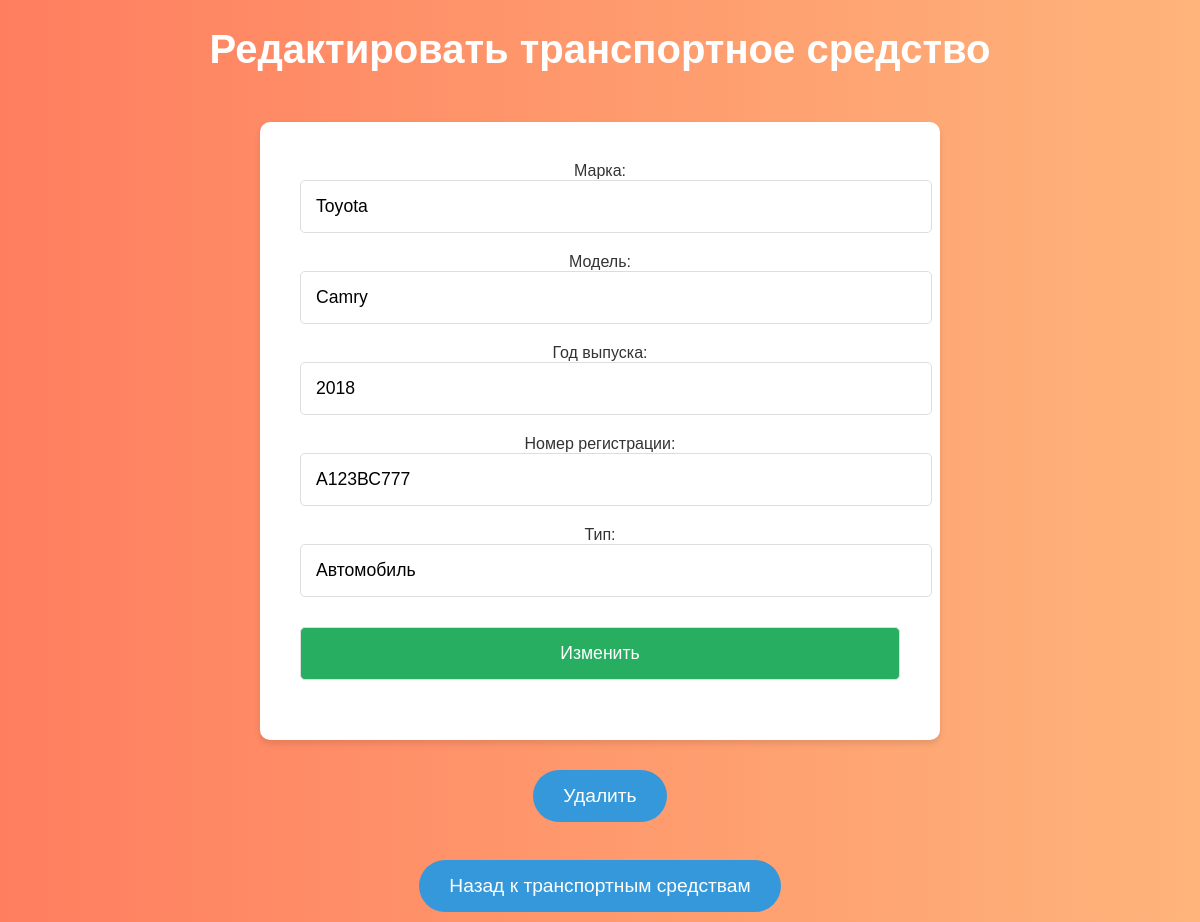
The page /vehicles/edit/1/ on the database its author committed.
### lab7app/models.py (models this page shows, shortened)
class Vehicle(models.Model):
    vehicle_id = models.AutoField(primary_key=True)
    type = models.CharField(max_length=255)
    model = models.CharField(max_length=255)
    brand = models.CharField(max_length=255)
    manufacture_year = models.IntegerField()
    registration_number = models.CharField(max_length=255, unique=True)

### lab7app/views.py (the view)
# urls.py: path('vehicles/edit/<int:vehicle_id>/', views.edit_vehicle, name='edit_vehicle'),
def edit_vehicle(request, vehicle_id):
    vehicle = get_object_or_404(Vehicle, pk=vehicle_id)
    if request.method == 'POST':
        form = VehicleForm(request.POST, instance=vehicle)
        if form.is_valid():
            form.save()
            return redirect('vehicles')  # Перенаправление после успешного обновления
    else:
        form = VehicleForm(instance=vehicle)
    return render(request, 'edit_vehicle.html', {'form': form, 'vehicle': vehicle})

### lab7app/forms.py
class VehicleForm(forms.ModelForm):
    class Meta:
        model = Vehicle
        fields = ['type', 'model', 'brand', 'manufacture_year', 'registration_number']
        labels = {
            'type': 'Тип транспортного средства',
            'model': 'Модель',
            'brand': 'Марка',
            'manufacture_year': 'Год выпуска',
            'registration_number': 'Регистрационный номер',
        }

### lab7app/templates/edit_vehicle.html (shortened to what this page needs)
{% load static %}
<!DOCTYPE html>
<html lang="ru">
<head>
    <link rel="stylesheet" href="{% static 'styles.css' %}">
</head>
<body class="edit-vehicle">
    <h1>Редактировать транспортное средство</h1>
    <form method="POST">
        <div class="form-group">
            <label for="brand">Марка:</label>
            <input type="text" id="brand" name="brand" value="{{ vehicle.brand }}" required>
        </div>
        <div class="form-group">
            <label for="model">Модель:</label>
            <input type="text" id="model" name="model" value="{{ vehicle.model }}" required>
        </div>
        <div class="form-group">
            <label for="manufacture_year">Год выпуска:</label>
            <input type="number" id="manufacture_year" name="manufacture_year" value="{{ vehicle.manufacture_year }}" required>
        </div>
        <div class="form-group">
            <label for="registration_number">Номер регистрации:</label>
            <input type="text" id="registration_number" name="registration_number" value="{{ vehicle.registration_number }}" required>
        </div>
        <div class="form-group">
            <label for="type">Тип:</label>
            <input type="text" id="type" name="type" value="{{ vehicle.type }}" required>
        </div>
        <button type="submit">Изменить</button>
    </form>
    <a href="{% url 'delete_vehicle' vehicle.vehicle_id %}">
        <button class="delete-button">Удалить</button>
    </a>
    <br>
    <a href="{% url 'vehicles' %}">
        <button>Назад к транспортным средствам</button>
    </a>
</body>
</html>

### lab7app/static/styles.css (style rules this page uses)
body { font-family: 'Arial', sans-serif; background: linear-gradient(to right, #ff7e5f, #feb47b); color: #333; margin: 0; padding: 0; display: flex; flex-direction: column; justify-content: flex-start; align-items: center; height: 100vh; text-align: center; }
h1 { font-size: 2.5em; color: #ffffff; margin-bottom: 30px; font-weight: bold; }
button { padding: 15px 30px; font-size: 1.2em; margin: 10px 0; border-radius: 50px; border: none; cursor: pointer; transition: background-color 0.3s ease, transform 0.3s ease; background-color: #3498db; color: white; }
a { text-decoration: none; color: inherit; }
form { background-color: #ffffff; padding: 40px; border-radius: 10px; box-shadow: 0 4px 6px rgba(0, 0, 0, 0.1); max-width: 600px; margin: 20px 0; width: 100%; }
form input, form select, form button { width: 100%; padding: 15px; font-size: 1.1em; margin-bottom: 20px; border-radius: 5px; border: 1px solid #ddd; }
form button { background-color: #27ae60; color: white; cursor: pointer; transition: background-color 0.3s ease; }

### rows shown on the page
Vehicle: brand "Toyota", model "Camry", manufacture_year "2018", registration_number "А123ВС777", type "Автомобиль"
